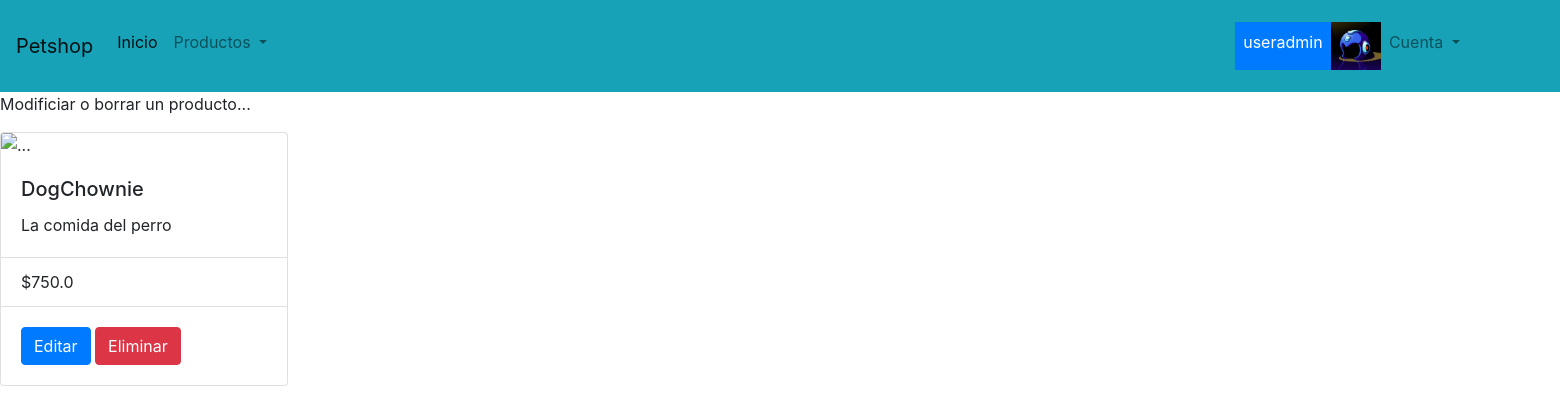
The page /crud/detail_product/1/ (signed in) on the database its author committed.
### users/models.py (models this page shows, shortened)
class User_profile(models.Model):
    user = models.OneToOneField(User, on_delete = models.CASCADE) #related_name='user_profile')
    name = models.CharField(max_length=30)
    surname = models.CharField(max_length=30)
    mail = models.CharField(max_length = 30)
    pet_name= models.CharField(max_length = 30)
    profile_img = models.ImageField(upload_to='profile_image', null = True, blank=True)
    class Meta:
        verbose_name = 'Perfil de Usuario'
        verbose_name_plural = 'Perfiles de Usuario'

### petshop/models.py (models this page shows, shortened)
class Productos(models.Model):
    name = models.CharField(max_length=50)
    description = models.CharField(max_length=200, blank=True, null=True)
    price = models.FloatField()
    SKU = models.CharField(max_length=30, unique=True)
    is_active = models.BooleanField(default=True)
    category = models.ForeignKey('Categoria', on_delete=models.CASCADE, related_name='petshop', null=True)
    class Meta:
        verbose_name = 'producto'
        verbose_name_plural = 'productos'

### petshop/views.py (the view)
# urls.py: path('crud/detail_product/<int:pk>/', detail_product, name='crud/detail_product'),
def detail_product(request, pk):
    try:
        product = Productos.objects.get(id=pk)
        context={'product':product
        }
        return render(request, 'crud/detail_product.html', context=context)
    except:
        context={'error':'El producto no existe'}
        return render(request, 'crud/detail_product.html',context=context)

### templates/crud/detail_product.html (shortened to what this page needs)
{% extends 'base.html' %}
{% block titulo %}
Modificiar o borrar un producto...
<p style="text-align:center;"><div class="card" style="width: 18rem;">
  <img src="..." class="card-img-top" alt="...">
  <div class="card-body">
    <h5 class="card-title">{{product.name}}</h5>
    <p class="card-text">{{product.description}}</p>
  </div>
  <ul class="list-group list-group-flush">
    <li class="list-group-item">${{product.price}}</li>
  </ul>
  <div class="card-body">
    <a href="/crud/update_product/{{product.id}}/" class="btn btn-primary">Editar</a>
    <a href="/crud/delete_product/{{product.id}}/" class="btn btn-danger">Eliminar</a>
  </div>
{% endblock %}

### templates/base.html (shortened to what this page needs)
<!doctype html>
<html lang="en">
<head>
    <link rel="stylesheet" href="https://cdn.jsdelivr.net/npm/bootstrap@4.6.1/dist/css/bootstrap.min.css">
</head>
<body>
<nav class="navbar navbar-expand-lg navbar-light bg-info">
  <a class="navbar-brand">Petshop</a>
  <div class="collapse navbar-collapse" id="navbarSupportedContent">
    <ul class="navbar-nav mr-auto">
      <li class="nav-item active">
        <a class="nav-link" href="/">Inicio <span class="sr-only">(current)</span></a>
      </li>
      <li class="nav-item dropdown" style="margin-right: 60rem">
            <a class="nav-link dropdown-toggle" href="#" id="navbarDropdown" role="button" data-toggle="dropdown" aria-expanded="false">
              Productos
            </a>
      </li>
      {% if request.user.is_authenticated %}
            <div class="d-inline p-2 bg-primary text-white">{{request.user.username}}</div>
      <img src="{{request.user.user_profile.profile_img.url}}" style="height: 3rem;"data-toggle="tooltip" data-placement="bottom">
      <li class="nav-item dropdown" style="margin-right: 60rem">
        <a class="nav-link dropdown-toggle" href="#" id="navbarDropdown" role="button" data-toggle="dropdown" aria-expanded="false">
          Cuenta
        </a>
      </li>
      {% else %}
      <a class="nav-link" href="/auth/login/">iniciar sesion <span class="sr-only">(current)</span></a>
      <a class="nav-link" href="/auth/register/">registrate <span class="sr-only">(current)</span></a>
      {% endif %}
    </ul>
  </div>
</nav>
{% block titulo %}
{% endblock %}
</body>
</html>

### rows shown on the page
Productos: name "DogChownie", description "La comida del perro", price "750.0"

### other values the page prints
{{ request.user.username }} "useradmin"
